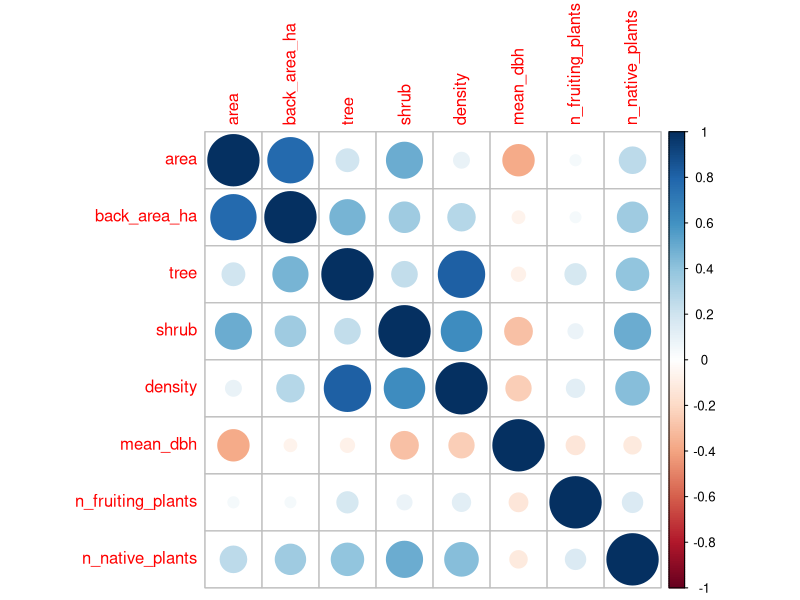

Generate this figure with R:
# 04-Feb-2026                          
# ============================================================================ # 
#                             COLLINEARITY MATRICES
# ============================================================================ # 

# DESCRIPTION: 
# Creating a correlation matrix to asses the collinearity of my yard-level and 
# landscape-level habitat features

# PACKAGES USED:
library(readr)
library(dplyr)
library(corrplot)


# ============================================================================ # 
# 1. YARD HABITAT FEATURES  
# ============================================================================ # 

# --- 1.1 CORRELATION MATRIX --- #

# 1.11 Prepare yard_characteristics to include only yard habitat features
# Import data
yard_characteristics <- read_csv("2 - Cleaned/yard_characteristics.csv")

# Remove yard ID, centroid data, and SR columns
yard_features_only <- select(yard_characteristics, 
                                c(area,back_area_ha,tree,shrub,density,mean_dbh,
                                  n_fruiting_plants,n_native_plants))


# 1.12 Create correlation matrices
# Numerical correlation matrix
cor_matrix_yard <- cor(yard_features_only) # numerical correlation matrix
cor_matrix_yard

corrplot(cor_matrix_yard) # visual correlation matrix



# ============================================================================ # 
# 2. LANDSCAPE HABITAT FEATURES  
# ============================================================================ # 

# --- 2.1 CORRELATION MATRIX --- #

#cor_matrix_landscape